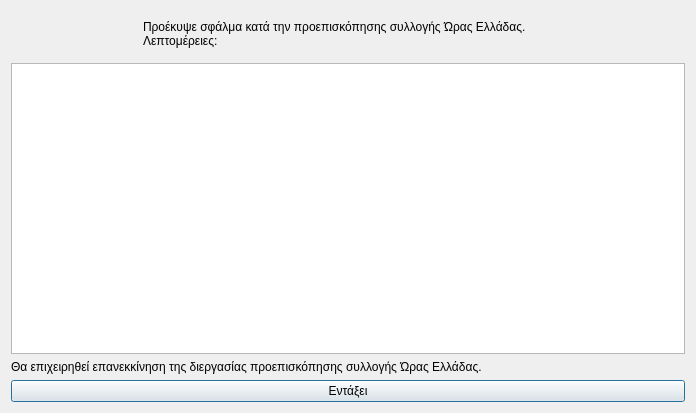
<?xml version="1.0" encoding="UTF-8"?>
<ui version="4.0">
 <class>Dialog</class>
 <widget class="QDialog" name="Dialog">
  <property name="geometry">
   <rect>
    <x>0</x>
    <y>0</y>
    <width>696</width>
    <height>413</height>
   </rect>
  </property>
  <property name="windowTitle">
   <string>Σφάλμα στην διεργασία προεπισκόπησης συλλογής Ώρας Ελλάδας</string>
  </property>
  <property name="windowIcon">
   <iconset resource="../../../../icons.qrc">
    <normaloff>:/rest-windows/assets/images/rest-windows/information.png</normaloff>:/rest-windows/assets/images/rest-windows/information.png</iconset>
  </property>
  <layout class="QGridLayout" name="gridLayout">
   <item row="0" column="0">
    <widget class="QFrame" name="frame">
     <property name="styleSheet">
      <string notr="true">QFrame{border:0px;}</string>
     </property>
     <property name="frameShape">
      <enum>QFrame::StyledPanel</enum>
     </property>
     <property name="frameShadow">
      <enum>QFrame::Raised</enum>
     </property>
     <layout class="QHBoxLayout" name="horizontalLayout">
      <item>
       <widget class="QLabel" name="image_label">
        <property name="maximumSize">
         <size>
          <width>117</width>
          <height>117</height>
         </size>
        </property>
        <property name="text">
         <string/>
        </property>
        <property name="pixmap">
         <pixmap resource="../../../../icons.qrc">:/rest-windows/assets/images/rest-windows/information.png</pixmap>
        </property>
        <property name="scaledContents">
         <bool>true</bool>
        </property>
       </widget>
      </item>
      <item>
       <widget class="QLabel" name="label">
        <property name="text">
         <string>Προέκυψε σφάλμα κατά την προεπισκόπησης συλλογής Ώρας Ελλάδας.
Λεπτομέρειες:</string>
        </property>
        <property name="alignment">
         <set>Qt::AlignJustify|Qt::AlignVCenter</set>
        </property>
       </widget>
      </item>
     </layout>
    </widget>
   </item>
   <item row="3" column="0">
    <widget class="QPushButton" name="ok">
     <property name="text">
      <string>Εντάξει</string>
     </property>
     <property name="icon">
      <iconset resource="../../../../icons.qrc">
       <normaloff>:/rest-windows/assets/images/rest-windows/ok.png</normaloff>:/rest-windows/assets/images/rest-windows/ok.png</iconset>
     </property>
    </widget>
   </item>
   <item row="1" column="0">
    <widget class="QPlainTextEdit" name="details"/>
   </item>
   <item row="2" column="0">
    <widget class="QLabel" name="label_2">
     <property name="text">
      <string>Θα επιχειρηθεί επανεκκίνηση της διεργασίας προεπισκόπησης συλλογής Ώρας Ελλάδας.</string>
     </property>
     <property name="alignment">
      <set>Qt::AlignJustify|Qt::AlignVCenter</set>
     </property>
    </widget>
   </item>
  </layout>
 </widget>
 <tabstops>
  <tabstop>details</tabstop>
  <tabstop>ok</tabstop>
 </tabstops>
 <resources>
  <include location="../../../../icons.qrc"/>
  <include location="../../../../icons.qrc"/>
  <include location="../../../../icons.qrc"/>
  <include location="../../../../icons.qrc"/>
  <include location="../../../../icons.qrc"/>
 </resources>
 <connections/>
</ui>
